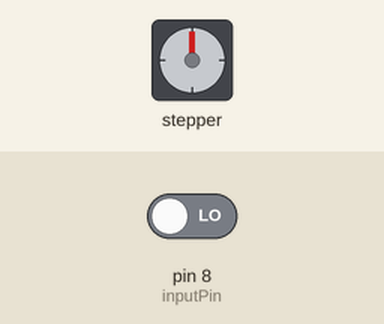
Recording of a sketch running on a simulated Arduino Uno, built with avr-gcc and run on an emulated ATmega328P. Parts: stepper motor. Wiring (inferred from the names in the program): stepper motor driver (200 steps per turn assumed): step pin 3; direction pin 2; enable pin 7. The inputs (shaded band) are chosen by the test bench; at power-on: pin 8 (inputPin) LOW. What the sketch prints to the serial monitor is not drawn.

Above: at 1.2 s.
1.3 s: pin 8 (inputPin) driven HIGH
Timing chart, 0 to 9.7 s (numbered marks = the images above; inputs shaded):
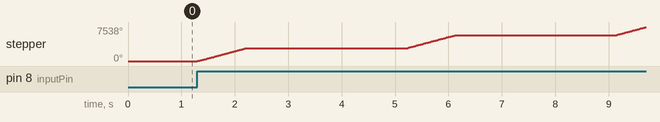

The sketch:

arduino_stepper.ino
```cpp
/*Arduino code to turn stepper motor one rotation when a digital input is read
  from pin 8

  Created using EasyDriver with the following connections:
  pin 2 to 'dir'
  pin 3 to 'step'
  pin 7 to 'enable'

  driver connected to NEMA 23 4-wire stepper motor
  Known issue: stepper won't spin at >0.7 speed setting
  Possible causes: not enough current or not enough load on motor (needs inertia to spin)

  Known issue: infrequent false input reading
  Possible causes: Noise on input pin. Inadvertant pulse from RPi. Ghosts.*/

int dirPin = 2; //direction pin (CW or CCW)
int stepPin = 3; //Stepper pin
int enablePin = 7; //Enable pin (Rest motor)
int inputPin = 8;//digital input pin (digital input)

void setup(){
  /*Setup executes once when Arduino is turned on
  set 3 outputs to stepper driver, 1 digital input from RPi*/
  pinMode(dirPin, OUTPUT);
  pinMode(stepPin, OUTPUT);
  pinMode(enablePin, OUTPUT);
  pinMode(inputPin, INPUT);

  digitalWrite(enablePin, HIGH); //rests motor

  Serial.begin(9600); //initiate use of serial output
}

void loop(){
  /*main loop runs repeatedly while Arduino is on
  when input is detected, print to serial and spin that b*tch*/
  if (digitalRead(inputPin) == HIGH) {
    Serial.write("digital input read");
    rotate(1600, 0.25); //spin motor one rotation @ .25 speed
    delay(3000); //wait 3 seconds so digital input can rest
  }

}


void rotate(int steps, float speed){
  /*Function to spin motor.
  Accepts two arguments: int 'steps' and float 'speed'
  1600 steps in one rotation, positive for CW, negative for CCW
  speed is a float between 0 (off) and 1 (fast)*/
  digitalWrite(enablePin, LOW); //wake up motor

  int dir; //initialize dir (used for driver "dir" pin)

  if (steps > 0){  // if positive, set dir pin to high logic (CW)
    dir = HIGH;
  }else{          //otherwise, set dir pin to low logic (CCW)
    dir = LOW;
  }

  speed = 1/speed * 70; //Calculate speed from step size
  steps = abs(steps); //No negatives, direction already saved

  digitalWrite(dirPin, dir); //turn dir pin on or off

  for (int i = 0; i < steps; i++){ //stepping loop
    digitalWrite(stepPin, HIGH);
    delayMicroseconds(speed);
    digitalWrite(stepPin, LOW);
    delayMicroseconds(speed);
  }

  digitalWrite(enablePin, HIGH); //put the motor back to sleep
}
```

Measured:
- after the input at 1.3 s, stepper: turns 2880° clockwise in 0.92 s, then 2880° clockwise in 0.92 s, then 1702° clockwise in 0.54 s
